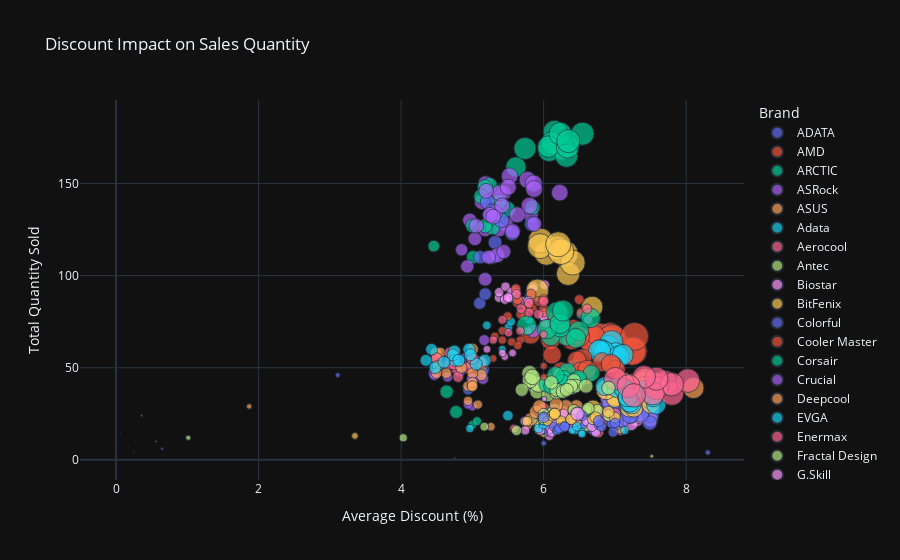

This figure's notebook cell:
### Code cell
analyze_discount_impact(df_pcs)
